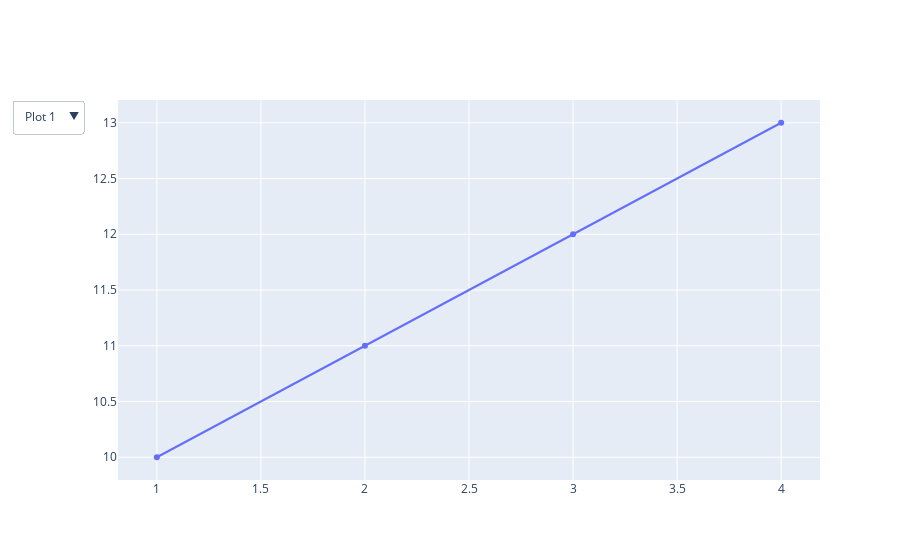

Notebook source saved alongside this figure:
### Code cell
import plotly.graph_objects as go


# Define your data for the first plot
x1 = [1, 2, 3, 4]
y1 = [10, 11, 12, 13]

# Define your data for the second plot
x2 = [1,2,3,4]
y2 = [13, 12, 11, 10]

# Create the first plot
fig = go.Figure()
fig.add_trace(go.Scatter(x=x1, y=y1, name='Plot 1', visible=True))

# Add the second plot as a trace but make it invisible
fig.add_trace(go.Scatter(x=x2, y=y2, name='Plot 2', visible=False))

# Create a dropdown menu that will allow the user to switch between plots
fig.update_layout(
    updatemenus=[
        dict(
            type='dropdown',
            active=0,
            buttons=[
                dict(label='Plot 1', method='update', args=[{'visible': [True, False]}]),
                dict(label='Plot 2', method='update', args=[{'visible': [False, True]}])
            ]
        )
    ]
)

# Show the plot
fig.show()

### Figure 1 — Plotly figure (JSON) as saved in the notebook; plotly's stock layout.template omitted (floating-point values rounded to 4 significant figures)
{"data": [{"name": "Plot 1", "type": "scatter", "visible": true, "x": [1, 2, 3, 4], "y": [10, 11, 12, 13]}, {"name": "Plot 2", "type": "scatter", "visible": false, "x": [1, 2, 3, 4], "y": [13, 12, 11, 10]}], "layout": {"updatemenus": [{"active": 0, "buttons": [{"args": [{"visible": [true, false]}], "label": "Plot 1", "method": "update"}, {"args": [{"visible": [false, true]}], "label": "Plot 2", "method": "update"}], "type": "dropdown"}]}}
